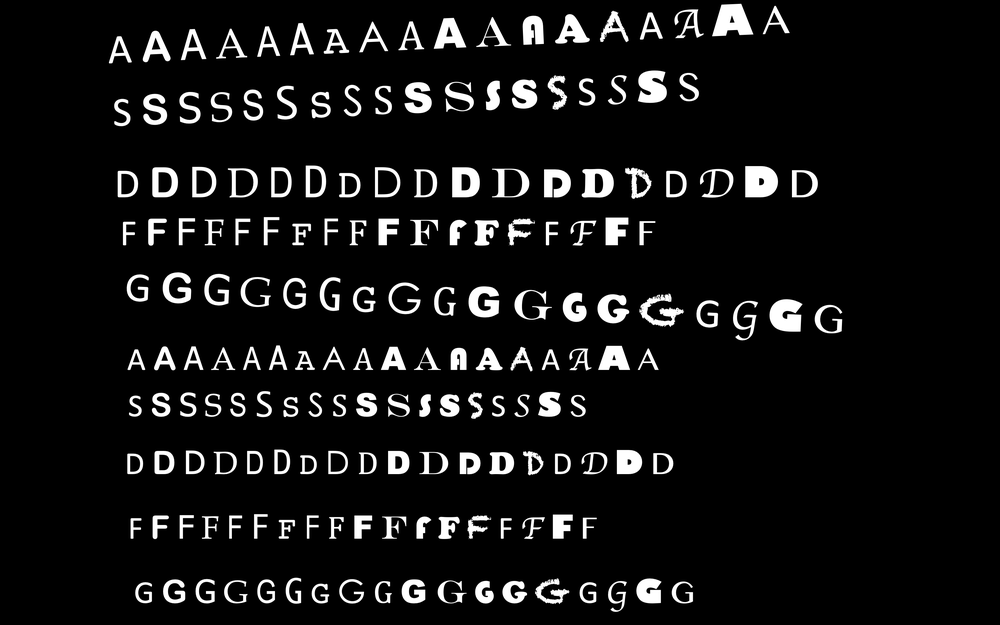
#> input picture Solucion_MatLab/Testing.png, 1000 x 625 px, shrunk from 3360 x 2100 before the run
$ python prueba.py
#> lines starting #> are read from the running program, lines starting #| are printed output that depends on the picture; after the words box and inside, x2 and y2 are one past the last pixel; in counts of white or black regions, pixels touching at a corner belong together
import numpy as np
import cv2

im = cv2.imread('Testing.png')
#> im is the input picture: shape (625, 1000, 3); min 0, max 255, mean 19.4

imgray = cv2.cvtColor(im,cv2.COLOR_BGR2GRAY)

ret,thresh = cv2.threshold(imgray,127,255,0)
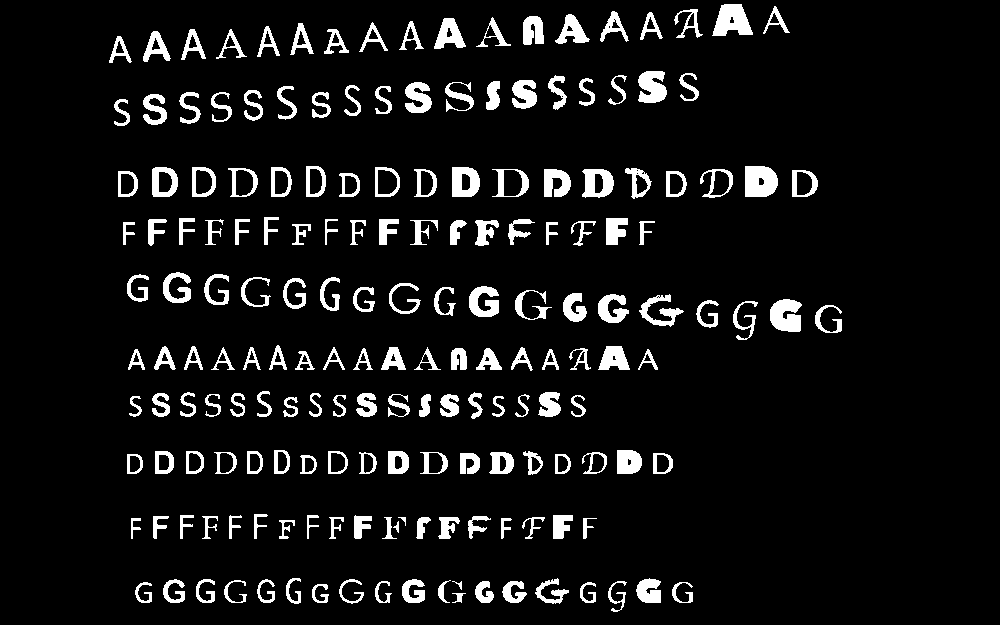
#> thresh: shape (625, 1000); 7.6% white; 184 white regions

image, contours= cv2.findContours(thresh,cv2.RETR_TREE,cv2.CHAIN_APPROX_SIMPLE)
#> image = 262 contours, 15 with area under 20; largest, box (x1, y1, x2, y2) and area: (745, 166, 778, 197) 866, (712, 4, 753, 36) 835, (770, 299, 802, 332) 746, (492, 169, 529, 197) 744, (452, 167, 480, 197) 716; contours = 262 rows, first 6: [1, -1, -1, -1], [2, 0, -1, -1], [3, 1, -1, -1], [4, 2, -1, -1], [5, 3, -1, -1], [6, 4, -1, -1]

print(contours.size)
#| 1048

#img = cv2.drawContours(im, contours, -1, (0,255,0), 3)


img = cv2.imread('Testing.png')
img_gray = cv2.cvtColor(img,cv2.COLOR_BGR2GRAY)
ret, thresh = cv2.threshold(img_gray, 127, 255,0)
contours,hierarchy = cv2.findContours(thresh,2,1)
#> contours has the same summary as image
cnt = contours[0]
#> cnt = contour of 48 points, box (x1, y1, x2, y2) (452, 593, 466, 603), area 39

hull = cv2.convexHull(cnt,returnPoints = False)
#> hull = [35, 24, 15, 0]
defects = cv2.convexityDefects(cnt,hull)
#> defects = [[0, 15, 5, 1280], [15, 24, 19, 256], [24, 35, 30, 624]]

for i in range(defects.shape[0]):
    s,e,f,d = defects[i,0]
    start = tuple(cnt[s][0])
    end = tuple(cnt[e][0])
    far = tuple(cnt[f][0])
    cv2.line(img,start,end,[0,255,0],2)
    cv2.circle(img,far,5,[0,0,255],-1)
#> this loop made 3 passes
#> (s, e, f, d, start, end, far) on passes 1 to 3: (0, 15, 5, 1280, (452, 593), (452, 602), (457, 595)), (15, 24, 19, 256, (452, 602), (461, 602), (456, 601)), (24, 35, 30, 624, (461, 602), (465, 593), (461, 596))
#> img: shape (625, 1000, 3); 0.03% of pixels changed, all inside (x1, y1, x2, y2) = (451, 590, 467, 607)

cv2.imshow('img',img)
cv2.waitKey(0)
cv2.destroyAllWindows()

$ run again, with Solucion_MatLab/Training_01.png copied over Solucion_MatLab/Testing.png
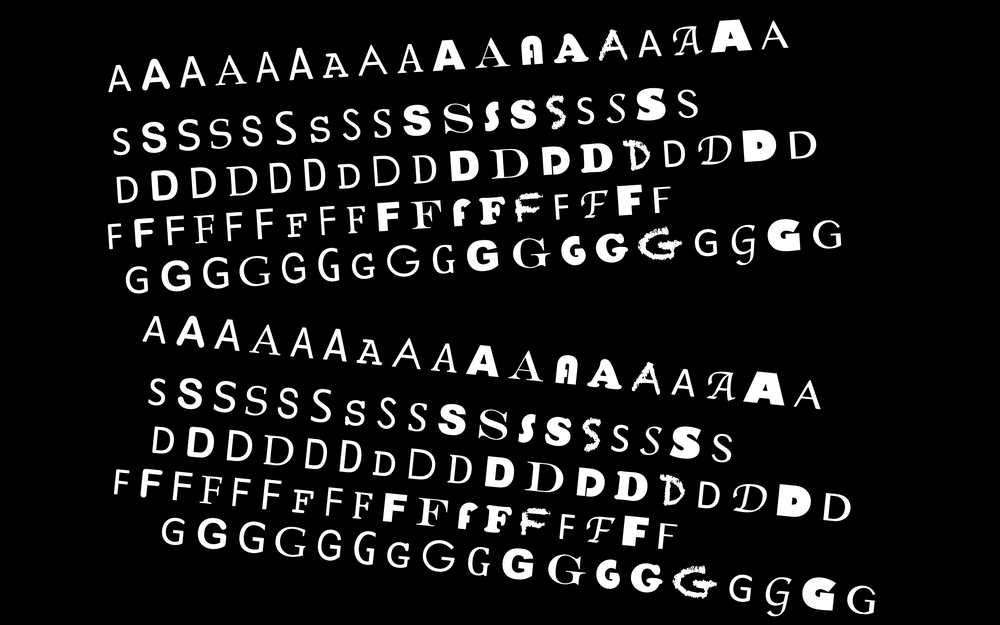
#> input picture Solucion_MatLab/Training_01.png, 1000 x 625 px, shrunk from 3360 x 2100 before the run
#> im is the input picture: shape (625, 1000, 3); min 0, max 255, mean 24.3
#> thresh: shape (625, 1000); 9.5% white; 180 white regions
#> `image, contours= cv2.findContours(thresh,cv2.RETR_TREE,cv2.CHAIN_APPRO..`: image = 259 contours, 11 with area under 20; largest, box (x1, y1, x2, y2) and area: (777, 484, 811, 517) 864, (742, 130, 776, 162) 860, (744, 372, 784, 406) 830, (711, 20, 752, 53) 830, (490, 149, 528, 179) 751; contours = 259 rows, first 6: [1, -1, -1, -1], [2, 0, -1, -1], [3, 1, -1, -1], [4, 2, -1, -1], [7, 3, 5, -1], [6, -1, -1, 4]
#| 1036
#> `contours,hierarchy = cv2.findContours(thresh,2,1)`: contours has the same summary as image
#> cnt = contour of 150 points, box (x1, y1, x2, y2) (847, 586, 875, 614), area 199
#> hull = 19 values, max 141 at index 0, min 0 at index 18, mean 48.53
#> defects = [[0, 4, 1, 114], [8, 10, 9, 114], [10, 13, 12, 162], [17, 20, 18, 162], [20, 24, 21, 114], [26, 30, 27, 114], [30, 33, 32, 162], [44, 46, 45, 114], [47, 56, 55, 226], [56, 132, 99, 5632], [132, 134, 133, 114], [137, 141, 138, 114]]
#> the loop `for i in range(defects.shape[0]):` made 12 passes
#> (s, e, f, d, start, end, far) on passes 1 to 8: (0, 4, 1, 114, (857, 586), (853, 588), (856, 587)), (8, 10, 9, 114, (849, 592), (848, 594), (849, 593)), (10, 13, 12, 162, (848, 594), (847, 597), (848, 596)), (17, 20, 18, 162, (847, 601), (848, 604), (848, 602)), (20, 24, 21, 114, (848, 604), (850, 608), (849, 605)), (26, 30, 27, 114, (852, 610), (856, 612), (853, 610)), (30, 33, 32, 162, (856, 612), (859, 613), (858, 612)), (44, 46, 45, 114, (870, 613), (872, 612), (871, 612))
#> after the loop `for i in range(defects.shape[0]):`:
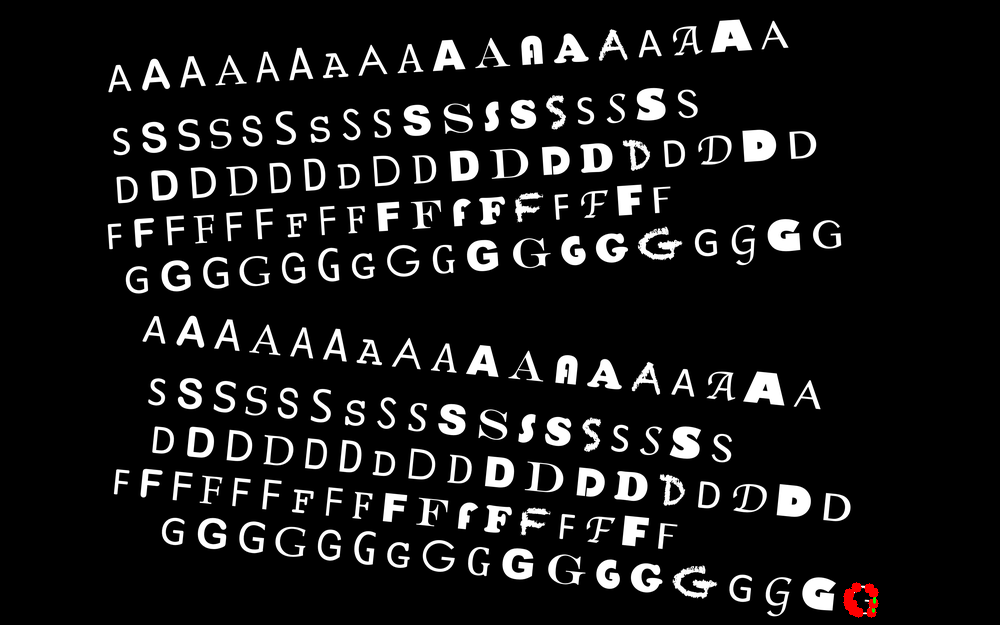
#> img: shape (625, 1000, 3); 0.11% of pixels changed, all inside (x1, y1, x2, y2) = (843, 582, 879, 618)

$ run again, with Solucion_MatLab/Training_02.png copied over Solucion_MatLab/Testing.png
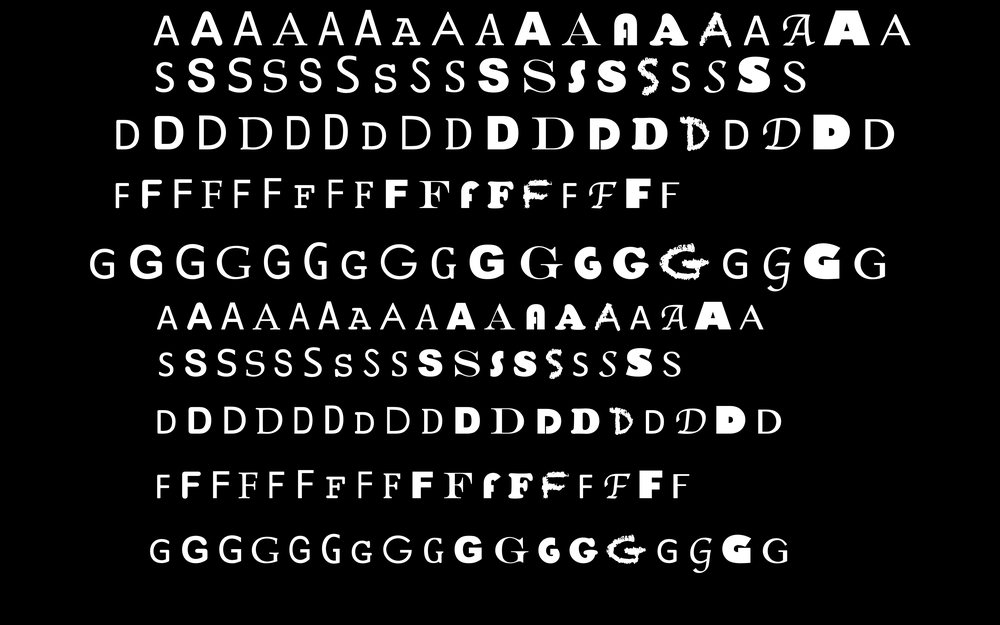
#> input picture Solucion_MatLab/Training_02.png, 1000 x 625 px, shrunk from 3360 x 2100 before the run
#> im is the input picture: shape (625, 1000, 3); min 0, max 255, mean 24.3
#> `ret,thresh = cv2.threshold(imgray,127,255,0)`:
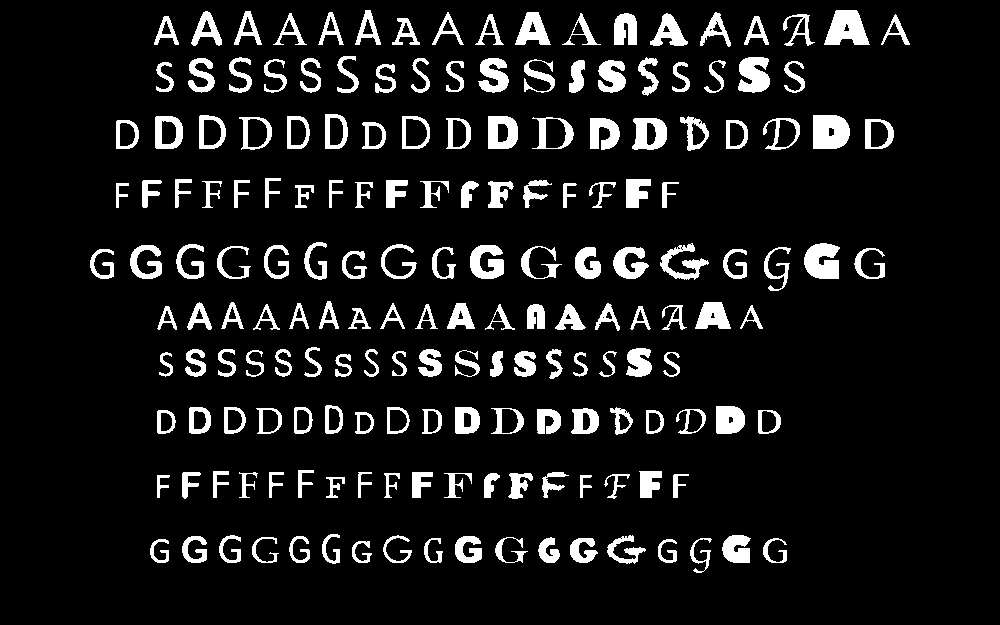
#> thresh: shape (625, 1000); 9.5% white; 180 white regions
#> `image, contours= cv2.findContours(thresh,cv2.RETR_TREE,cv2.CHAIN_APPRO..`: image = 261 contours, 13 with area under 20; largest, box (x1, y1, x2, y2) and area: (813, 115, 850, 149) 1078, (824, 10, 870, 45) 1038, (532, 117, 574, 149) 926, (804, 243, 840, 279) 916, (632, 118, 667, 150) 882; contours = 261 rows, first 6: [1, -1, -1, -1], [2, 0, -1, -1], [3, 1, -1, -1], [4, 2, -1, -1], [5, 3, -1, -1], [6, 4, -1, -1]
#| 1044
#> `contours,hierarchy = cv2.findContours(thresh,2,1)`: contours has the same summary as image
#> cnt = contour of 114 points, box (x1, y1, x2, y2) (352, 541, 372, 563), area 126
#> hull = [103, 42, 41, 34, 32, 23, 21, 18, 16, 7, 5, 2, 0]
#> defects = [[103, 0, 106, 256], [0, 2, 1, 114], [5, 7, 6, 114], [16, 18, 17, 114], [21, 23, 22, 114], [32, 34, 33, 114], [34, 41, 39, 352], [42, 103, 76, 4293]]
#> the loop `for i in range(defects.shape[0]):` made 8 passes
#> (s, e, f, d, start, end, far) on passes 1 to 8: (103, 0, 106, 256, (369, 541), (358, 541), (366, 542)), (0, 2, 1, 114, (358, 541), (356, 542), (357, 542)), (5, 7, 6, 114, (353, 545), (352, 547), (353, 546)), (16, 18, 17, 114, (352, 556), (353, 558), (353, 557)), (21, 23, 22, 114, (356, 561), (358, 562), (357, 561)), (32, 34, 33, 114, (367, 562), (369, 561), (368, 561)), (34, 41, 39, 352, (369, 561), (371, 554), (369, 556)), (42, 103, 76, 4293, (371, 553), (369, 541), (354, 553))
#> after the loop `for i in range(defects.shape[0]):`:
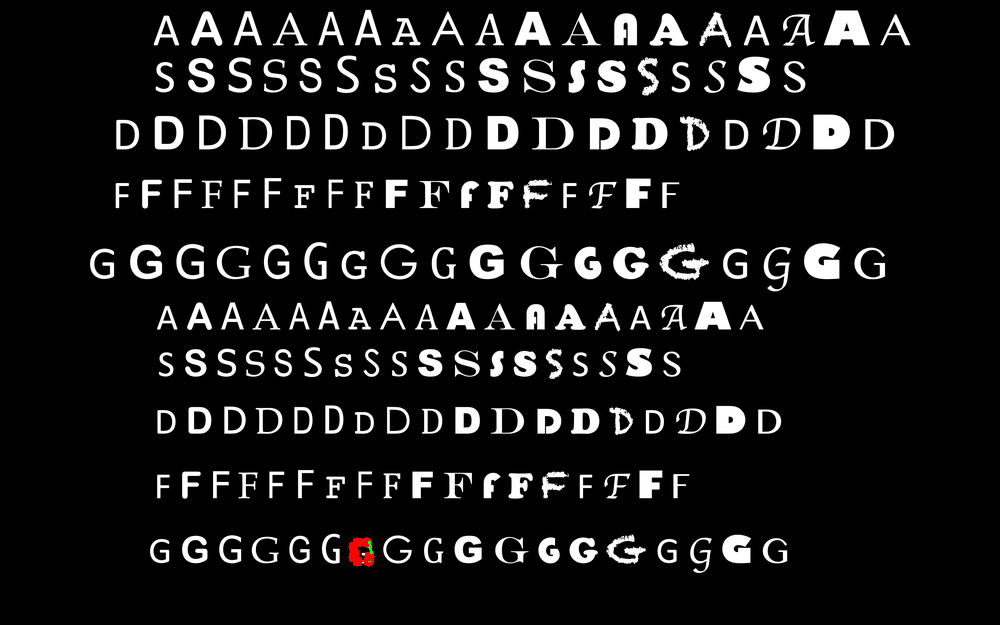
#> img: shape (625, 1000, 3); 0.08% of pixels changed, all inside (x1, y1, x2, y2) = (348, 537, 375, 567)
